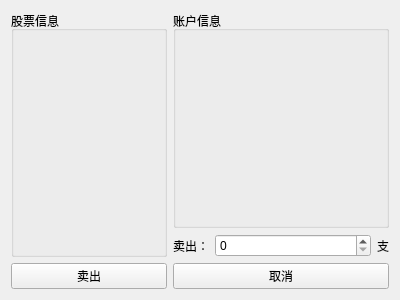
<?xml version="1.0" encoding="UTF-8"?>
<ui version="4.0">
 <class>SellStock</class>
 <widget class="QWidget" name="SellStock">
  <property name="geometry">
   <rect>
    <x>0</x>
    <y>0</y>
    <width>400</width>
    <height>300</height>
   </rect>
  </property>
  <property name="sizePolicy">
   <sizepolicy hsizetype="Fixed" vsizetype="Fixed">
    <horstretch>0</horstretch>
    <verstretch>0</verstretch>
   </sizepolicy>
  </property>
  <property name="windowTitle">
   <string>卖出信息</string>
  </property>
  <layout class="QGridLayout" name="gridLayout">
   <item row="0" column="0" rowspan="2">
    <widget class="QGroupBox" name="groupBox_stock_info">
     <property name="sizePolicy">
      <sizepolicy hsizetype="Preferred" vsizetype="Preferred">
       <horstretch>0</horstretch>
       <verstretch>0</verstretch>
      </sizepolicy>
     </property>
     <property name="title">
      <string>股票信息</string>
     </property>
     <layout class="QGridLayout" name="gridLayout_2">
      <item row="0" column="0">
       <widget class="QLabel" name="label_stock_info">
        <property name="sizePolicy">
         <sizepolicy hsizetype="Expanding" vsizetype="Preferred">
          <horstretch>0</horstretch>
          <verstretch>0</verstretch>
         </sizepolicy>
        </property>
        <property name="text">
         <string/>
        </property>
        <property name="alignment">
         <set>Qt::AlignLeading|Qt::AlignLeft|Qt::AlignTop</set>
        </property>
       </widget>
      </item>
     </layout>
    </widget>
   </item>
   <item row="1" column="1">
    <widget class="QLabel" name="label_prefix">
     <property name="sizePolicy">
      <sizepolicy hsizetype="Minimum" vsizetype="Preferred">
       <horstretch>0</horstretch>
       <verstretch>0</verstretch>
      </sizepolicy>
     </property>
     <property name="text">
      <string>卖出：</string>
     </property>
    </widget>
   </item>
   <item row="1" column="2">
    <widget class="QSpinBox" name="spinBox_sell_amount">
     <property name="sizePolicy">
      <sizepolicy hsizetype="MinimumExpanding" vsizetype="Fixed">
       <horstretch>0</horstretch>
       <verstretch>0</verstretch>
      </sizepolicy>
     </property>
     <property name="suffix">
      <string/>
     </property>
     <property name="maximum">
      <number>999999999</number>
     </property>
    </widget>
   </item>
   <item row="1" column="3">
    <widget class="QLabel" name="label_fix">
     <property name="sizePolicy">
      <sizepolicy hsizetype="Minimum" vsizetype="Preferred">
       <horstretch>0</horstretch>
       <verstretch>0</verstretch>
      </sizepolicy>
     </property>
     <property name="text">
      <string>支</string>
     </property>
     <property name="alignment">
      <set>Qt::AlignRight|Qt::AlignTrailing|Qt::AlignVCenter</set>
     </property>
    </widget>
   </item>
   <item row="2" column="0">
    <widget class="QPushButton" name="pushButton_sell">
     <property name="sizePolicy">
      <sizepolicy hsizetype="Preferred" vsizetype="Fixed">
       <horstretch>0</horstretch>
       <verstretch>0</verstretch>
      </sizepolicy>
     </property>
     <property name="text">
      <string>卖出</string>
     </property>
    </widget>
   </item>
   <item row="2" column="1" colspan="3">
    <widget class="QPushButton" name="pushButton_cancel">
     <property name="sizePolicy">
      <sizepolicy hsizetype="Preferred" vsizetype="Fixed">
       <horstretch>0</horstretch>
       <verstretch>0</verstretch>
      </sizepolicy>
     </property>
     <property name="text">
      <string>取消</string>
     </property>
    </widget>
   </item>
   <item row="0" column="1" colspan="3">
    <widget class="QGroupBox" name="groupBox_account_info">
     <property name="sizePolicy">
      <sizepolicy hsizetype="Preferred" vsizetype="Preferred">
       <horstretch>0</horstretch>
       <verstretch>0</verstretch>
      </sizepolicy>
     </property>
     <property name="title">
      <string>账户信息</string>
     </property>
     <layout class="QGridLayout" name="gridLayout_3">
      <item row="0" column="0">
       <widget class="QLabel" name="label_account_info">
        <property name="sizePolicy">
         <sizepolicy hsizetype="Expanding" vsizetype="Preferred">
          <horstretch>0</horstretch>
          <verstretch>0</verstretch>
         </sizepolicy>
        </property>
        <property name="text">
         <string/>
        </property>
        <property name="alignment">
         <set>Qt::AlignLeading|Qt::AlignLeft|Qt::AlignTop</set>
        </property>
       </widget>
      </item>
     </layout>
    </widget>
   </item>
  </layout>
 </widget>
 <resources/>
 <connections/>
</ui>
